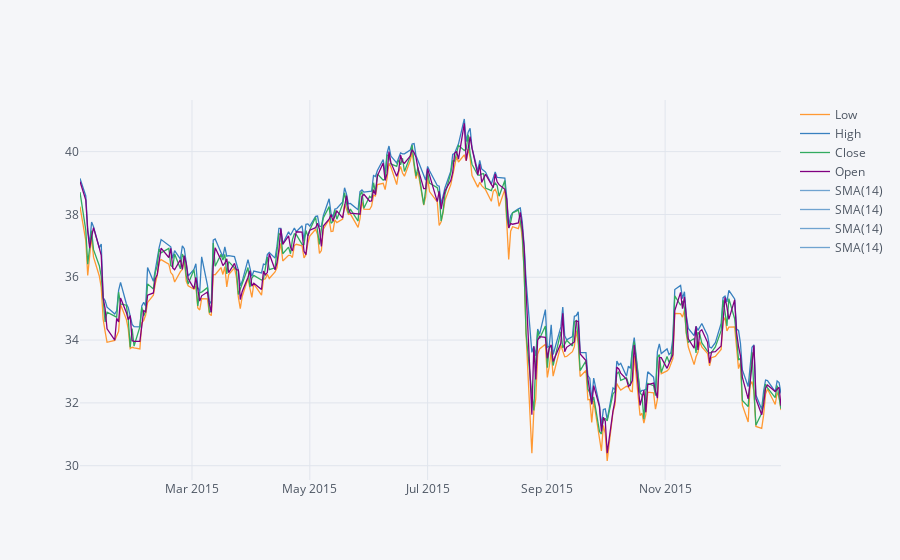

Notebook code for this chart:
### Markdown cell above
** Use .ta_plot(study='sma') to create a Simple Moving Averages plot of Morgan Stanley for the year 2015.**

### Code cell
# Plotly
MS[['Low', 'High', 'Close', 'Open']]['2015-01-01':'2015-12-31'].ta_plot(study = 'sma', title = 'Simple Moving Averages ')

### Figure 1 — Plotly figure (JSON) as saved in the notebook; plotly's stock layout.template omitted (floating-point values rounded to 4 significant figures; data arrays with more than 128 entries replaced by an {"elided": "..."} marker saying what was removed)
{"data": [{"line": {"color": "rgba(255, 153, 51, 1.0)", "dash": "solid", "shape": "linear", "width": 1.3}, "mode": "lines", "name": "Low", "text": "", "type": "scatter", "x": {"elided": "252 str values"}, "y": {"elided": "252 float values"}}, {"line": {"color": "rgba(55, 128, 191, 1.0)", "dash": "solid", "shape": "linear", "width": 1.3}, "mode": "lines", "name": "High", "text": "", "type": "scatter", "x": {"elided": "252 str values"}, "y": {"elided": "252 float values"}}, {"line": {"color": "rgba(50, 171, 96, 1.0)", "dash": "solid", "shape": "linear", "width": 1.3}, "mode": "lines", "name": "Close", "text": "", "type": "scatter", "x": {"elided": "252 str values"}, "y": {"elided": "252 float values"}}, {"line": {"color": "rgba(128, 0, 128, 1.0)", "dash": "solid", "shape": "linear", "width": 1.3}, "mode": "lines", "name": "Open", "text": "", "type": "scatter", "x": {"elided": "252 str values"}, "y": {"elided": "252 float values"}}, {"line": {"color": "rgba(55, 128, 191, 0.7)", "dash": "solid", "shape": "linear", "width": 1.3}, "mode": "lines", "name": "SMA(14)", "text": "", "type": "scatter", "x": {"elided": "252 str values"}, "y": {"elided": "252x4 mixed values"}}, {"line": {"color": "rgba(55, 128, 191, 0.7)", "dash": "solid", "shape": "linear", "width": 1.3}, "mode": "lines", "name": "SMA(14)", "text": "", "type": "scatter", "x": {"elided": "252 str values"}, "y": {"elided": "252x4 mixed values"}}, {"line": {"color": "rgba(55, 128, 191, 0.7)", "dash": "solid", "shape": "linear", "width": 1.3}, "mode": "lines", "name": "SMA(14)", "text": "", "type": "scatter", "x": {"elided": "252 str values"}, "y": {"elided": "252x4 mixed values"}}, {"line": {"color": "rgba(55, 128, 191, 0.7)", "dash": "solid", "shape": "linear", "width": 1.3}, "mode": "lines", "name": "SMA(14)", "text": "", "type": "scatter", "x": {"elided": "252 str values"}, "y": {"elided": "252x4 mixed values"}}], "layout": {"legend": {"bgcolor": "#F5F6F9", "font": {"color": "#4D5663"}}, "paper_bgcolor": "#F5F6F9", "plot_bgcolor": "#F5F6F9", "title": {"font": {"color": "#4D5663"}}, "xaxis": {"gridcolor": "#E1E5ED", "showgrid": true, "tickfont": {"color": "#4D5663"}, "title": {"font": {"color": "#4D5663"}, "text": ""}, "zerolinecolor": "#E1E5ED"}, "yaxis": {"gridcolor": "#E1E5ED", "showgrid": true, "tickfont": {"color": "#4D5663"}, "title": {"font": {"color": "#4D5663"}, "text": ""}, "zerolinecolor": "#E1E5ED"}}}
